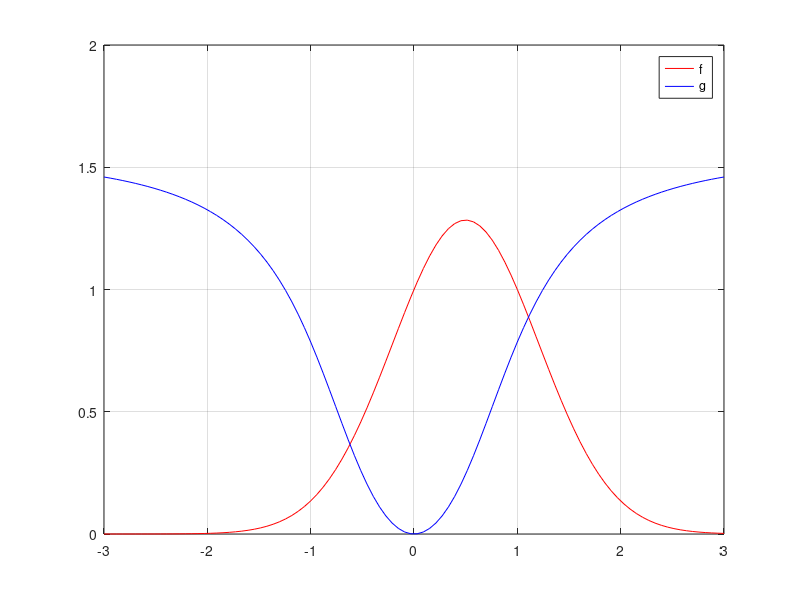

Recreate this plot in MATLAB.
clear all
close all
clc

% funciones f y g
f = @(x) exp(x - x.^2);
g = @(x) atan(x.^2);

x = linspace(-3, 3);

plot(x, f(x), 'r', x, g(x), 'b'); grid on
legend('f', 'g')

% Definimos h(x) = f(x) - g(x)
h = @(x) f(x) - g(x);

x1 = fzero(h, -1);
x2 = fzero(h, 1);

% Integral entre -3 y 3
I = -quad(h, -3, x1) + quad(h, x1, x2) - quad(h, x2, 3);

disp(I)